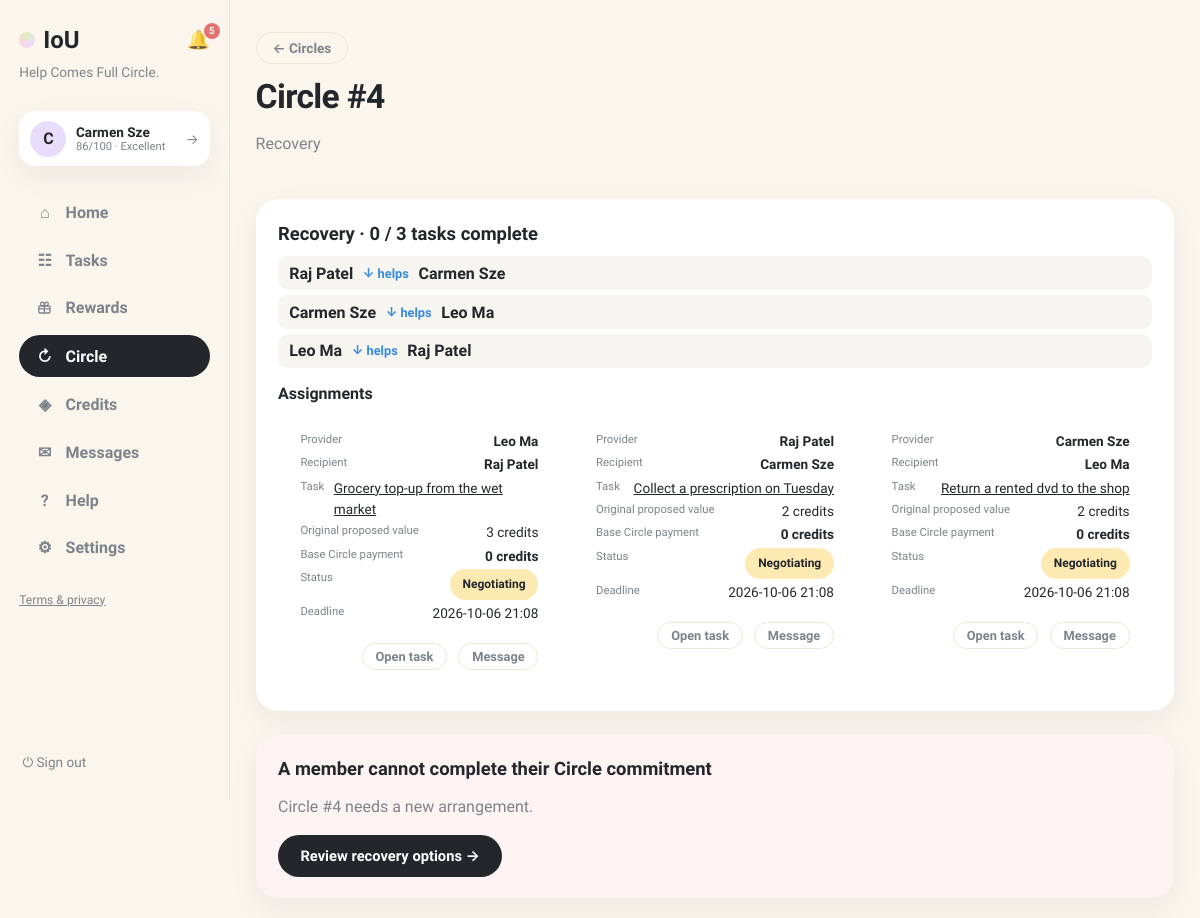
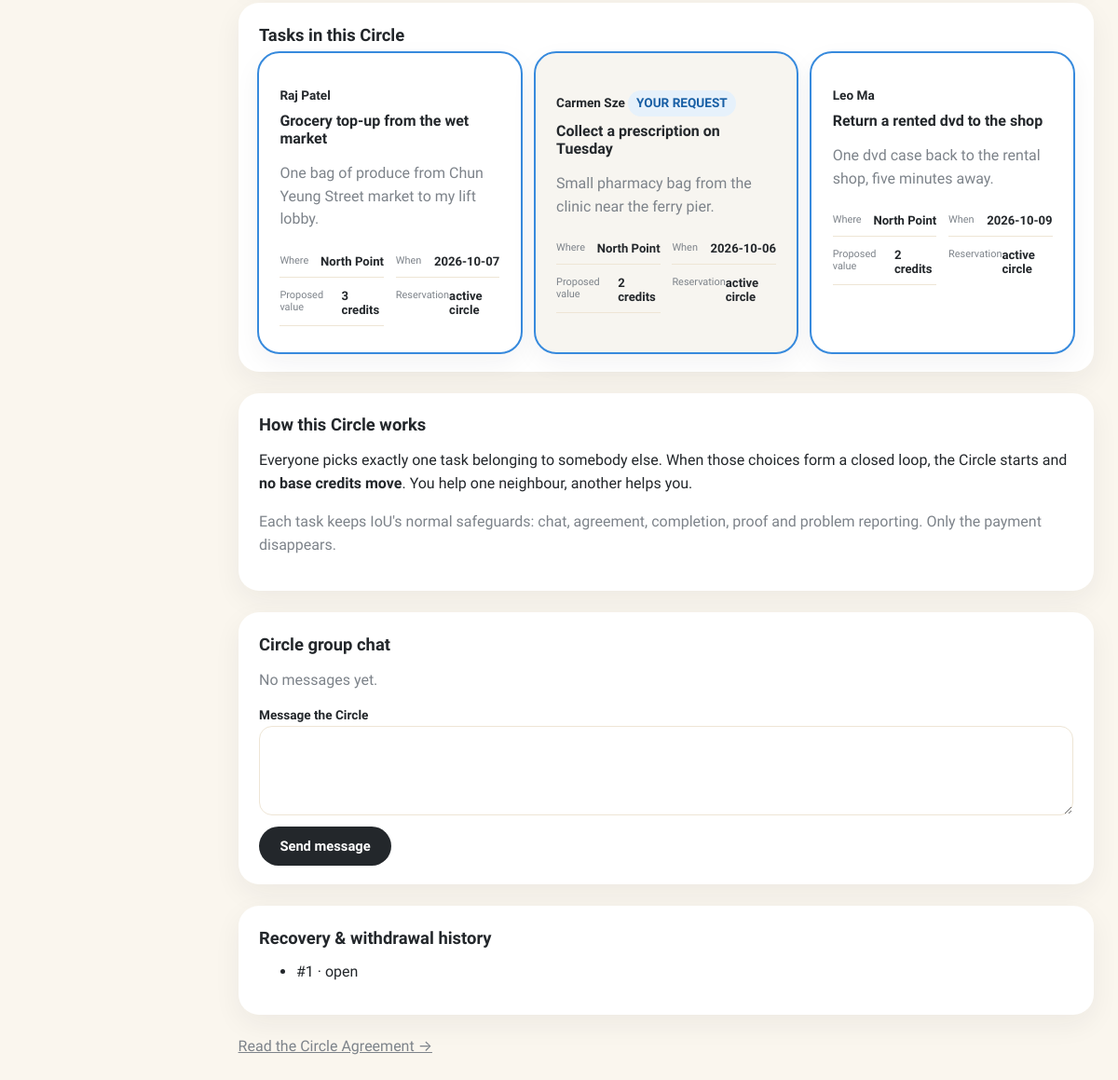
Page /chains/4 (signed in) on the earlier database version (2 pictures, top to bottom).
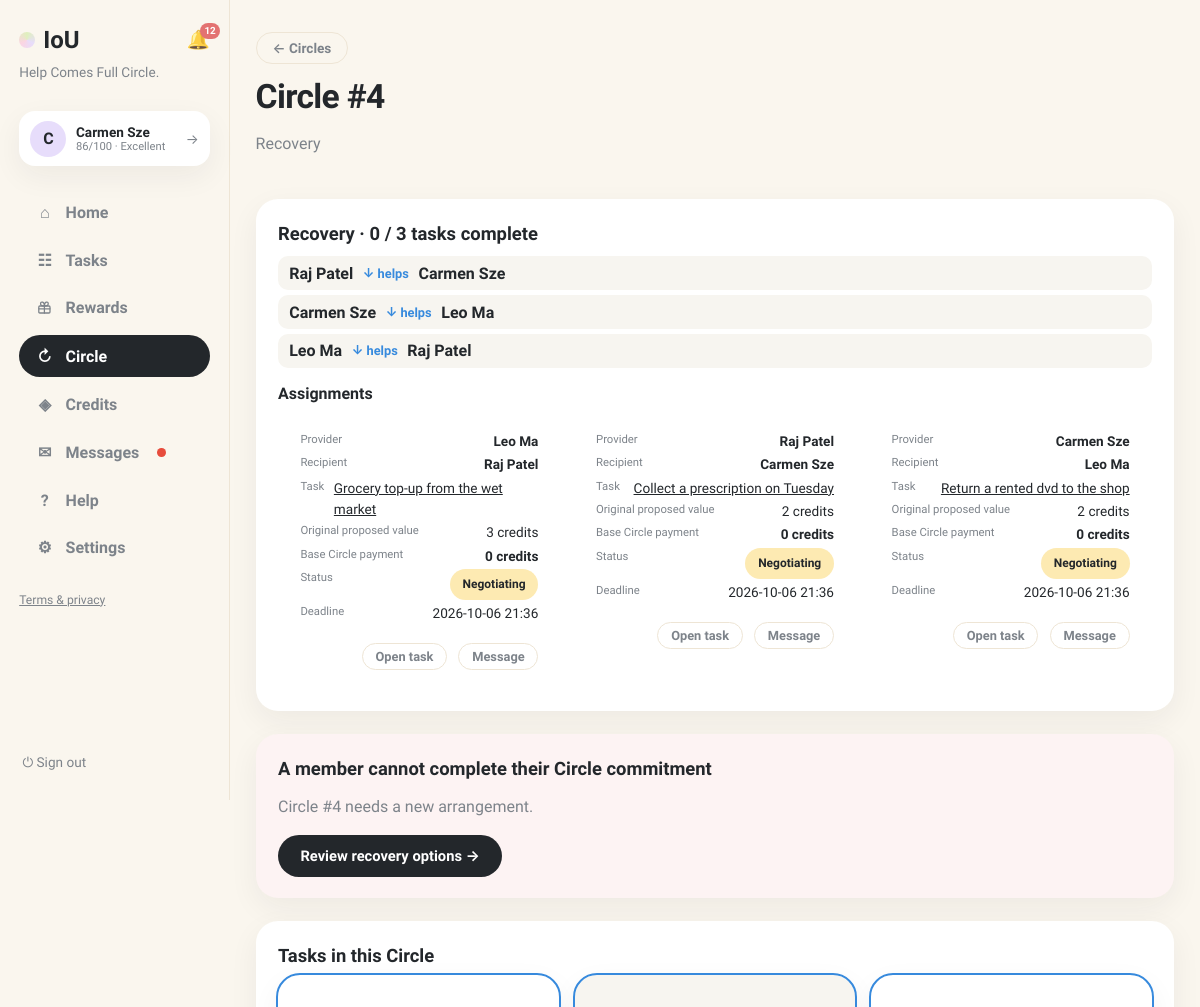
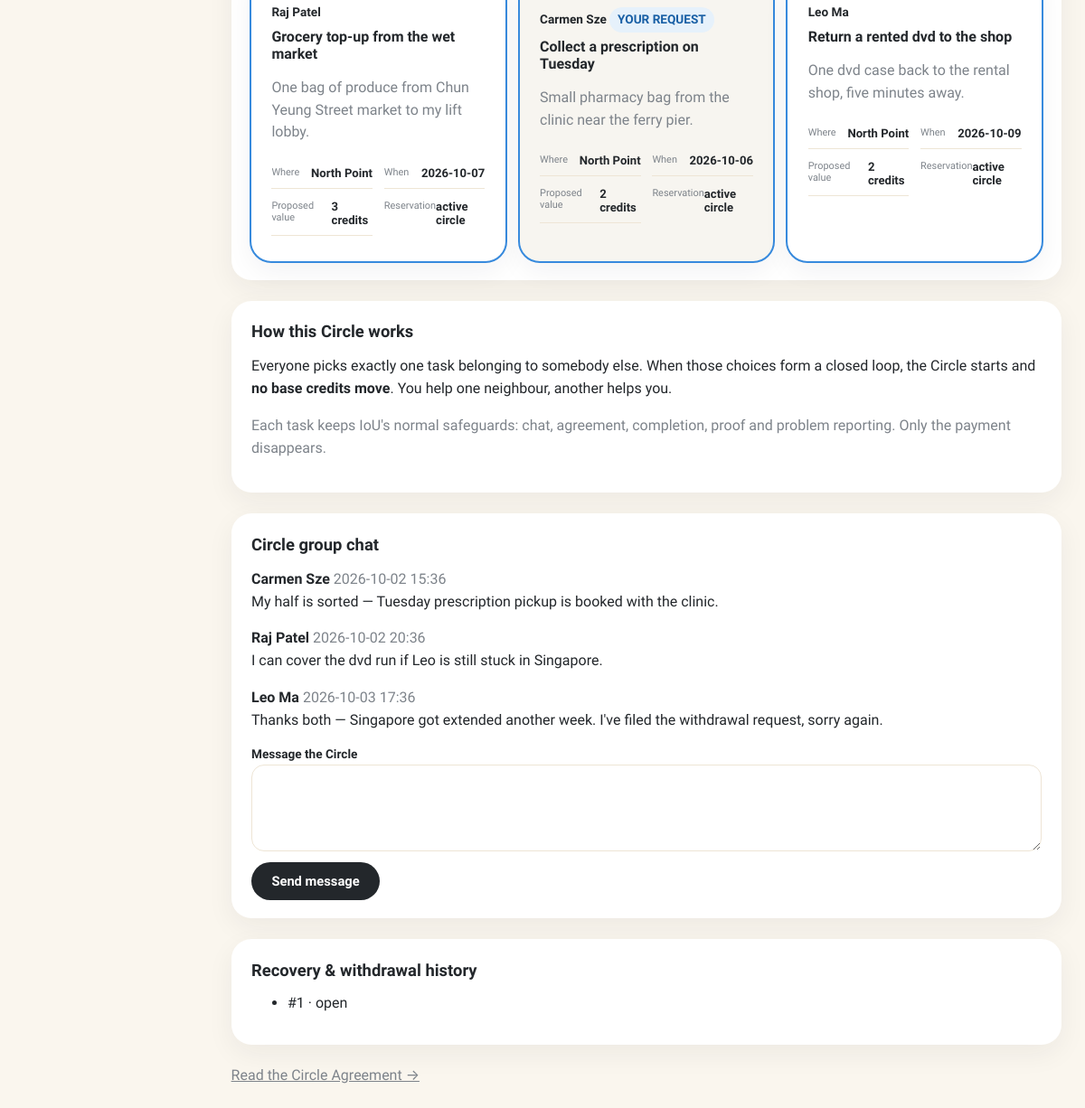
Same page on the later database version (2 pictures, top to bottom).
### tables this page shows
CREATE TABLE users (
                id INTEGER PRIMARY KEY, name TEXT NOT NULL, email TEXT UNIQUE NOT NULL,
                password TEXT NOT NULL, balance INTEGER NOT NULL DEFAULT 0,
                held_balance INTEGER NOT NULL DEFAULT 0,
                is_moderator INTEGER NOT NULL DEFAULT 0
            , language TEXT NOT NULL DEFAULT 'en', address TEXT, district TEXT, hkid TEXT, address_id TEXT, age INTEGER, birthday TEXT, skills TEXT NOT NULL DEFAULT '', community_helper INTEGER NOT NULL DEFAULT 0, created_at TEXT, consent_analytics INTEGER NOT NULL DEFAULT 0, reliability INTEGER NOT NULL DEFAULT 60, account_status TEXT NOT NULL DEFAULT 'active', analytics_consent INTEGER NOT NULL DEFAULT 0, username TEXT, bio TEXT, verification_identity TEXT NOT NULL DEFAULT 'unverified', verification_neighbourhood TEXT NOT NULL DEFAULT 'unverified', vis_photo INTEGER NOT NULL DEFAULT 1, vis_neighbourhood INTEGER NOT NULL DEFAULT 1, vis_skills INTEGER NOT NULL DEFAULT 1, vis_bio INTEGER NOT NULL DEFAULT 1, vis_completed INTEGER NOT NULL DEFAULT 1, vis_circle INTEGER NOT NULL DEFAULT 1, circle_enabled INTEGER NOT NULL DEFAULT 1, circle_notifications INTEGER NOT NULL DEFAULT 1, circle_community_only INTEGER NOT NULL DEFAULT 0, circle_max_distance_km REAL NOT NULL DEFAULT 2.0, circle_availability TEXT NOT NULL DEFAULT '');

CREATE TABLE chain_tasks (
                proposal_id INTEGER NOT NULL, request_id INTEGER NOT NULL,
                requester_id INTEGER NOT NULL, helper_id INTEGER NOT NULL,
                value INTEGER NOT NULL, status TEXT NOT NULL DEFAULT 'selected', started_at TEXT, completed_at TEXT, confirmed_at TEXT, deadline TEXT, original_task_value INTEGER NOT NULL DEFAULT 0, PRIMARY KEY(proposal_id, request_id),
                FOREIGN KEY(proposal_id) REFERENCES chain_proposals(id) ON DELETE CASCADE
            );

CREATE TABLE requests (
                id INTEGER PRIMARY KEY, title TEXT NOT NULL, description TEXT NOT NULL,
                category TEXT NOT NULL, requester_id INTEGER NOT NULL,
                status TEXT NOT NULL DEFAULT 'open', provider_id INTEGER,
                requester_value INTEGER, requester_buffer INTEGER,
                provider_value INTEGER, provider_buffer INTEGER,
                agreed_value INTEGER, negotiation_deadline TEXT,
                effort_minutes INTEGER, complexity INTEGER, quality_score INTEGER,
                completed_at TEXT,
                created_at TEXT NOT NULL, location TEXT, needed_by TEXT, urgency TEXT, meetup_date TEXT, meetup_time TEXT, meetup_location TEXT, preferred_time TEXT, completion_note TEXT, completion_evidence TEXT, confirm_requester INTEGER NOT NULL DEFAULT 0, confirm_provider INTEGER NOT NULL DEFAULT 0, started_at TEXT, provider_completed_at TEXT, requester_confirmed_at TEXT, release_at TEXT, proof_path TEXT, proof_status TEXT, dispute_eligible INTEGER NOT NULL DEFAULT 1, dispute_window_days INTEGER NOT NULL DEFAULT 3, settlement_value INTEGER, circle_id INTEGER, cancel_requested_by INTEGER, cancel_reason TEXT, cancel_compensation INTEGER NOT NULL DEFAULT 0, evidence_required INTEGER NOT NULL DEFAULT 1, duration_minutes INTEGER NOT NULL DEFAULT 0, community_id INTEGER, visibility TEXT NOT NULL DEFAULT 'public', reservation_status TEXT NOT NULL DEFAULT 'public', selected_by_user_id INTEGER, was_ever_reserved INTEGER NOT NULL DEFAULT 0,
                FOREIGN KEY(requester_id) REFERENCES users(id),
                FOREIGN KEY(provider_id) REFERENCES users(id)
            );

CREATE TABLE circle_recovery_cases (
                id INTEGER PRIMARY KEY, circle_id INTEGER NOT NULL,
                leaving_user_id INTEGER NOT NULL, predecessor_user_id INTEGER,
                successor_user_id INTEGER,
                leaver_received_help INTEGER NOT NULL DEFAULT 0,
                leaver_completed_help INTEGER NOT NULL DEFAULT 0,
                reason TEXT NOT NULL DEFAULT '', recovery_choice TEXT,
                replacement_user_id INTEGER, credit_penalty REAL NOT NULL DEFAULT 0,
                reliability_penalty INTEGER NOT NULL DEFAULT 0,
                status TEXT NOT NULL DEFAULT 'open', created_at TEXT NOT NULL,
                resolved_at TEXT,
                FOREIGN KEY(circle_id) REFERENCES chain_proposals(id) ON DELETE CASCADE
            );

CREATE TABLE chain_messages (
                id INTEGER PRIMARY KEY, proposal_id INTEGER NOT NULL,
                sender_id INTEGER, body TEXT NOT NULL, created_at TEXT NOT NULL,
                FOREIGN KEY(proposal_id) REFERENCES chain_proposals(id) ON DELETE CASCADE
            );

### app.py (the view)
@app.get("/chains/{proposal_id}", response_class=HTMLResponse)
def chain_review(request: Request, proposal_id: int):
    user = current_user(request)
    if not user:
        return RedirectResponse("/login", status_code=303)
    with db() as connection:
        expire_circles(connection)
        circle = circle_row(connection, proposal_id)
        if not circle:
            return render(request, "error.html", message="That Circle does not exist.")
        members = circle_member_rows(connection, proposal_id, include_removed=True)
        if not any(m["user_id"] == user["id"] for m in members):
            return render(request, "error.html", message="That Circle does not exist.")
        has_left = not any(m["user_id"] == user["id"]
                           for m in circle_member_rows(connection, proposal_id))
        me = member_row(connection, proposal_id, user["id"])
        me_raw = member_row(connection, proposal_id, user["id"], include_removed=True)
        if has_left and _rejoinable_left_member(connection, circle, me_raw):
            me = me_raw
        tasks = circle_task_rows(connection, proposal_id)
        cycles = viable_cycles(connection, proposal_id)
        my_cycle = next((c for c in cycles if user["id"] in c), None)
        start_proposal = connection.execute(
            """SELECT * FROM circle_start_proposals WHERE circle_id=? AND status='proposed'
               ORDER BY id DESC LIMIT 1""", (proposal_id,)).fetchone()
        assignments = connection.execute(
            """SELECT ct.*, r.title, r.status request_status, r.needed_by, r.location,
                      u.name requester_name, h.name helper_name
               FROM chain_tasks ct JOIN requests r ON r.id=ct.request_id
               JOIN users u ON u.id=ct.requester_id JOIN users h ON h.id=ct.helper_id
               WHERE ct.proposal_id=? ORDER BY ct.request_id""",
            (proposal_id,)).fetchall()
        recovery_case = connection.execute(
            """SELECT * FROM circle_recovery_cases WHERE circle_id=? AND status='open'
               ORDER BY id DESC LIMIT 1""", (proposal_id,)).fetchone()
        history = connection.execute(
            """SELECT * FROM circle_recovery_cases WHERE circle_id=? ORDER BY id DESC""",
            (proposal_id,)).fetchall()
        bonuses = connection.execute(
            """SELECT cb.*, u.name provider_name FROM circle_bonuses cb
               JOIN users u ON u.id=cb.provider_id WHERE cb.circle_id=?""",
            (proposal_id,)).fetchall()
        messages = connection.execute(
            """SELECT cm.*, u.name sender_name FROM chain_messages cm
               LEFT JOIN users u ON u.id=cm.sender_id
               WHERE proposal_id=? ORDER BY cm.id""", (proposal_id,)).fetchall()
        progress = circle_progress(connection, proposal_id)
        loop_names = []
        if my_cycle:
            mapping = cycle_mapping(connection, proposal_id, my_cycle)
            loop_names = [
                {"provider": connection_name(connection, item["provider"]),
                 "recipient": connection_name(connection, item["recipient"])}
                for item in mapping
            ]
        confirmed_in_cycle = len([
            m for m in members if m["start_confirmed"] and my_cycle and m["user_id"] in my_cycle
        ]) if my_cycle else 0
        expires_in = ""
        if circle["expires_at"] and circle["status"] in ("pending", "start_confirming"):
            try:
                left = datetime.fromisoformat(circle["expires_at"])
                if left.tzinfo is None:
                    left = left.replace(tzinfo=timezone.utc)
                left = left - datetime.now(timezone.utc)
                if left.total_seconds() > 0:
                    hours, minutes = divmod(int(left.total_seconds() // 60), 60)
                    expires_in = f"{left.days}d {hours}h {minutes}m"
            except ValueError:
                expires_in = ""
    return render(
        request, "chain_review.html", page="circle", proposal=circle, members=members,
        me=me, me_raw=me_raw, has_left=has_left, tasks=tasks, assignments=assignments, cycles=cycles,
        my_cycle=my_cycle,
        loop_names=loop_names, start_proposal=start_proposal, recovery_case=recovery_case,
        history=history, bonuses=bonuses, progress=progress, messages=messages,
        expires_in=expires_in, confirmed_in_cycle=confirmed_in_cycle,
        my_own_request=(me["request_id"] if me else None),
        my_selected=(me["selected_request_id"] if me else None),
        confirmed_ids={m["user_id"] for m in members if m["start_confirmed"]},
        status_labels=CIRCLE_STATUS_LABELS,
    )

### templates/chain_review.html (shortened to what the changed rows need)
{% extends "base.html" %}
{% block content %}
<header class="page-head">
  <div><a class="btn-ghost btn-back" href="/chain-invitations">← Circles</a>
    <h1 style="margin-top:.8rem">Circle #{{ proposal.id }}</h1>
      </div>
</header>
{% if proposal.status in ('active','recovery','operationally_complete','fully_settled') %}
<section class="card">
  <h2>{% if proposal.status == 'active' %}Circle Active{% else %}{{ status_labels.get(proposal.status) }}{% endif %}
    · {{ progress.done }} / {{ progress.total }} tasks complete</h2>
  <div class="loop-visual">
    {% for link in loop_names %}
    <div class="loop-step"><b>{{ link.provider }}</b><span class="loop-arrow">↓ helps</span><b>{{ link.recipient }}</b></div>
    {% endfor %}
  </div>
  {% if assignments %}
  <div class="assign-grid">
    {% for a in assignments %}
    <div class="card assign-card">
      <p><small>Provider</small><b>{{ a.helper_name }}</b></p>
      <p><small>Recipient</small><b>{{ a.requester_name }}</b></p>
      <p><small>Task</small><a href="/requests/{{ a.request_id }}">{{ a.title }}</a></p>
      <p><small>Original proposed value</small>{{ a.original_task_value }} credits</p>
      <p><small>Base Circle payment</small><b>0 credits</b></p>
      <p><small>Status</small><span class="status s-{{ a.request_status }}">{{ a.request_status.replace('_',' ') }}</span></p>
      <p><small>Deadline</small>{{ (a.deadline or '—')[:16].replace('T',' ') }}</p>
      <div class="modal-actions">
        <a class="btn-ghost btn-sm" href="/requests/{{ a.request_id }}">Open task</a>
        <a class="btn-ghost btn-sm" href="/chat/{{ a.request_id }}">Message</a>
      </div>
    </div>
    {% endfor %}
  </div>
  {% endif %}
</section>
{% endif %}
{% if recovery_case %}
<section class="card alert-card">
  <h2>A member cannot complete their Circle commitment</h2>
</section>
{% endif %}
<section class="card">
  <h2>Tasks in this Circle</h2>
  <div class="circle-task-grid">
  {% for task in tasks %}
    <div class="card circle-task-card {% if task.selected_by_user_id %}selected{% endif %} {% if task.request_id == my_own_request %}own{% endif %}">
      <p class="field-label">{{ task.owner_name }}
        {% if task.request_id == my_own_request %}<span class="circle-tag">YOUR REQUEST</span>{% endif %}</p>
      <h3>{{ task.title }}</h3>
      <p class="muted">{{ task.description[:160] }}</p>
      <ul class="profile-meta compact">
        <li><small>Where</small><b>{{ task.location or '—' }}</b></li>
        <li><small>When</small><b>{{ task.needed_by or task.preferred_time or 'Flexible' }}</b></li>
        <li><small>Proposed value</small><b>{{ task.requester_value }} credits</b></li>
        <li><small>Reservation</small><b>{{ task.reservation_status.replace('_',' ') }}</b></li>
      </ul>
    </div>
  {% endfor %}
  </div>
</section>
<section class="card">
  <h2>How this Circle works</h2>
</section>
<section class="card">
  <h2>Circle group chat</h2>
  {% for message in messages %}<p><b>{{ message.sender_name or 'IoU' }}</b> <span class="muted">{{ message.created_at[:16].replace('T',' ') }}</span><br>{{ message.body }}</p>{% else %}<p class="empty">No messages yet.</p>{% endfor %}
  {% if proposal.status in ('pending','start_confirming','active','recovery') %}
  <form method="post" action="/chains/{{ proposal.id }}/messages"><label>Message the Circle<textarea name="body" rows="3" required></textarea></label><button class="btn-primary">Send message</button></form>{% endif %}
</section>
{% if history %}
<section class="card">
  <h2>Recovery &amp; withdrawal history</h2>
  <ul class="simple-list">
  {% for case in history %}
    <li>#{{ case.id }} · {{ case.recovery_choice or case.status }}
      {% if case.reliability_penalty %}· {{ case.reliability_penalty }} reliability{% endif %}</li>
  {% endfor %}
  </ul>
</section>
{% endif %}
{% endblock %}

### templates/base.html (shortened to what this page needs)
<!doctype html>
<html lang="en"><head><link rel="stylesheet" href="/static/style.css"></head>
<body class="app-body">
<nav class="sidebar">
  <div class="brand-row">
    <a class="brand" href="/"><span class="brand-dot"></span>IoU</a>
    {% if user %}
    <a class="bell {% if page == 'notifications' %}active{% endif %}" href="/notifications" title="Notifications">🔔{% if unread_notifs or unread_msgs %}<span class="bell-badge">{{ (unread_notifs or 0) + (unread_msgs or 0) }}</span>{% endif %}</a>
    {% endif %}
  </div>
  <p class="brand-tag">Help Comes Full Circle.</p>
  {% if user %}
  <a class="side-user" href="/profile" title="Your profile">
    <div class="avatar">{{ user.name[0] }}</div>
    {% set sc = user.reliability if user.reliability is not none else 60 %}
    {% set lab = 'Suspended' if sc <= 0 else ('Restricted' if sc < 30 else ('Limited' if sc < 60 else ('Strong' if sc < 80 else 'Excellent'))) %}
    <div class="sidebar-user-meta"><b>{{ user.name }}</b>
      <small>{{ sc }}/100 · {{ lab }}</small>
    </div>
    <span class="side-user-arrow">→</span>
  </a>
  <div class="nav-links">
    <a class="nav-link {% if page == 'home' %}active{% endif %}" href="/"><span class="nav-ico">⌂</span>Home</a>
    <a class="nav-link {% if page == 'browse' %}active{% endif %}" href="/browse"><span class="nav-ico">☷</span>Tasks</a>
    <a class="nav-link " href="/rewards"><span class="nav-ico"></span>Rewards</a>
    <a class="nav-link {% if page == 'circle' %}active{% endif %}" href="/chain-invitations"><span class="nav-ico">↻</span>Circle{% if circle_pending %}<span class="unread-dot"></span>{% endif %}</a>
    <a class="nav-link {% if page == 'credits' %}active{% endif %}" href="/history"><span class="nav-ico">◈</span>Credits</a>
    <a class="nav-link {% if page == 'messages' %}active{% endif %}" href="/messages"><span class="nav-ico">✉</span>Messages{% if unread_msgs %}<span class="unread-dot"></span>{% endif %}</a>
    <a class="nav-link {% if page == 'help' %}active{% endif %}" href="/help"><span class="nav-ico">?</span>Help</a>
    <a class="nav-link {% if page == 'account' %}active{% endif %}" href="/account"><span class="nav-ico">⚙</span>Settings</a>
  </div>
  <p class="nav-footer"><a href="/legal">Terms &amp; privacy</a></p>
  <form method="post" action="/logout" class="side-logout"><button class="link-button" title="Sign out">⏻ Sign out</button></form>
  {% else %}
  <div class="nav-links">
    <a class="nav-link" href="/login"><span class="nav-ico">→</span>Sign in</a>
    <a class="nav-link" href="/register"><span class="nav-ico">＋</span>Create account</a>
  </div>
  <p class="nav-footer"><a href="/legal">Terms &amp; privacy</a></p>
  {% endif %}
</nav>
<main class="content {% block content_class %}{% endblock %}">{% block content %}{% endblock %}</main>
</body></html>

Differences in the rows shown:
changed chain_tasks "Grocery top-up from the wet market": deadline "2026-10-06 21:08" → "2026-10-06 21:36"
changed chain_tasks "Collect a prescription on Tuesday": deadline "2026-10-06 21:08" → "2026-10-06 21:36"
changed chain_tasks "Return a rented dvd to the shop": deadline "2026-10-06 21:08" → "2026-10-06 21:36"
added chain_messages: name "Carmen Sze", created_at "2026-10-02 15:36", body "My half is sorted — Tuesday prescription pickup is booked with the clinic."
added chain_messages: name "Raj Patel", created_at "2026-10-02 20:36", body "I can cover the dvd run if Leo is still stuck in Singapore."
added chain_messages: name "Leo Ma", created_at "2026-10-03 17:36", body "Thanks both — Singapore got extended another week. I've filed the withdrawal request, sorry again."
Other differences:
{{ (unread_notifs or 0) + (unread_msgs or 0) }}: "5" → "12"
text no longer shown: "No messages yet."
